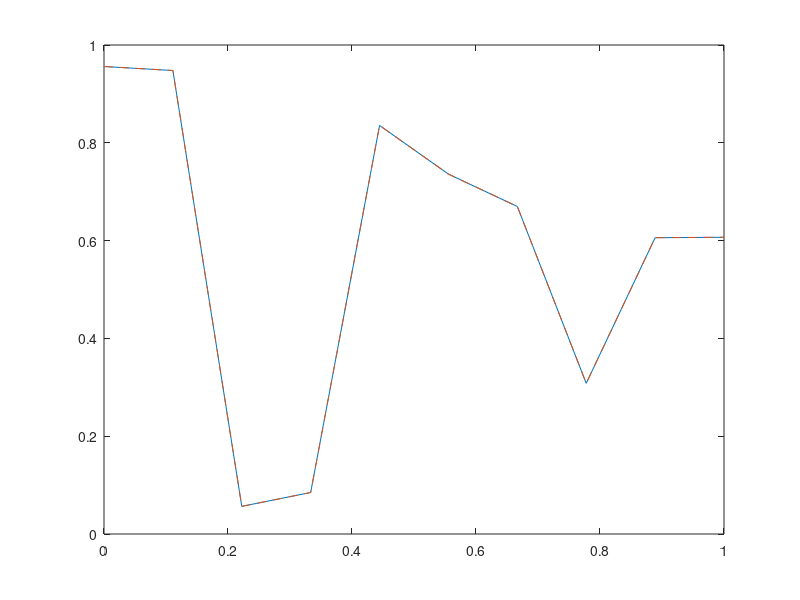

Source code (MATLAB):
clear
% clc
 
rng(2)

L = 1;
Nx = 10;
N = Nx-1;
dx = L/(Nx-1);
x = (0:Nx-1).'*dx;
k = (0:Nx-1)*pi/L; 

a = rand(Nx,1);
% a = tanh(2*x/L)-.4*cos(6*x*L*pi).*exp(x/L)+1;


% x2 = (0:2*Nx-1)'*dx; % to plot more of the domain
x2 = x;


%% using seb's. Fully fft
% x2 = x; % necessary
% a2=a.';
% aPer=[a2,fliplr(a2(:,2:end-1))];
% A=fft(aPer,[],2);
% A=real(A(:,1:size(a2,2)));
% aPer=ifft([A,fliplr(A(:,2:end-1))],[],2);
% a_=aPer(:,1:size(A,2));
 

%% inverse sum transform
% a2=a.';aPer=[a2,fliplr(a2(:,2:end-1))];
% A=fft(aPer,[],2);
% A=real(A(:,1:size(a2,2)));
% % %%
% a_ = sum([A(1),2*A(2:end-1),A(end)].*cos(k.*x2),2)./(2*(Nx-1));


%% fully sum
A = sum([a(1);2*a(2:end-1);a(end)].*cos(k.*x),1);
a_ = sum([A(1),2*A(2:end-1),A(end)].*cos(k.*x2),2)./(2*(Nx-1)) ;


fprintf('%.3f,\t',a);fprintf('\n');
fprintf('%.3f,\t',a_);fprintf('\n');

plot(x,a,x2,a_,'--')
